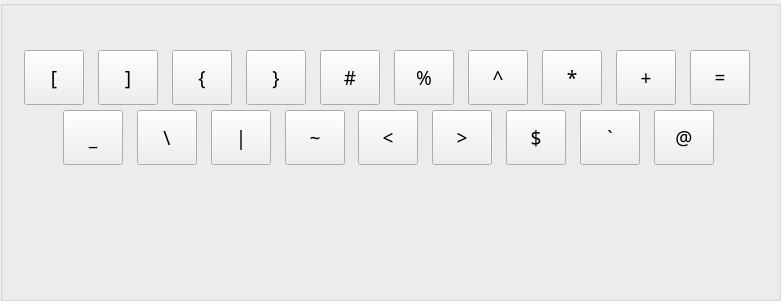
    <widget class="QGroupBox" name="symbol_groupbox">
     <property name="geometry">
      <rect>
       <x>10</x>
       <y>170</y>
       <width>781</width>
       <height>301</height>
      </rect>
     </property>
     <property name="font">
      <font>
       <family>Proxima Nova</family>
       <pointsize>14</pointsize>
      </font>
     </property>
     <property name="title">
      <string/>
     </property>
     <widget class="QPushButton" name="pushButton_111">
      <property name="geometry">
       <rect>
        <x>172</x>
        <y>50</y>
        <width>60</width>
        <height>55</height>
       </rect>
      </property>
      <property name="font">
       <font>
        <family>Proxima Nova</family>
        <pointsize>14</pointsize>
       </font>
      </property>
      <property name="focusPolicy">
       <enum>Qt::NoFocus</enum>
      </property>
      <property name="text">
       <string>{</string>
      </property>
     </widget>
     <widget class="QPushButton" name="pushButton_112">
      <property name="geometry">
       <rect>
        <x>616</x>
        <y>50</y>
        <width>60</width>
        <height>55</height>
       </rect>
      </property>
      <property name="font">
       <font>
        <family>Proxima Nova</family>
        <pointsize>14</pointsize>
       </font>
      </property>
      <property name="focusPolicy">
       <enum>Qt::NoFocus</enum>
      </property>
      <property name="text">
       <string>+</string>
      </property>
     </widget>
     <widget class="QPushButton" name="pushButton_113">
      <property name="geometry">
       <rect>
        <x>246</x>
        <y>50</y>
        <width>60</width>
        <height>55</height>
       </rect>
      </property>
      <property name="font">
       <font>
        <family>Proxima Nova</family>
        <pointsize>14</pointsize>
       </font>
      </property>
      <property name="focusPolicy">
       <enum>Qt::NoFocus</enum>
      </property>
      <property name="text">
       <string>}</string>
      </property>
     </widget>
     <widget class="QPushButton" name="pushButton_114">
      <property name="geometry">
       <rect>
        <x>690</x>
        <y>50</y>
        <width>60</width>
        <height>55</height>
       </rect>
      </property>
      <property name="font">
       <font>
        <family>Proxima Nova</family>
        <pointsize>14</pointsize>
       </font>
      </property>
      <property name="focusPolicy">
       <enum>Qt::NoFocus</enum>
      </property>
      <property name="text">
       <string>=</string>
      </property>
     </widget>
     <widget class="QPushButton" name="pushButton_115">
      <property name="geometry">
       <rect>
        <x>506</x>
        <y>110</y>
        <width>60</width>
        <height>55</height>
       </rect>
      </property>
      <property name="font">
       <font>
        <family>Proxima Nova</family>
        <pointsize>14</pointsize>
       </font>
      </property>
      <property name="focusPolicy">
       <enum>Qt::NoFocus</enum>
      </property>
      <property name="text">
       <string>$</string>
      </property>
     </widget>
     <widget class="QPushButton" name="pushButton_118">
      <property name="geometry">
       <rect>
        <x>394</x>
        <y>50</y>
        <width>60</width>
        <height>55</height>
       </rect>
      </property>
      <property name="font">
       <font>
        <family>Proxima Nova</family>
        <pointsize>14</pointsize>
       </font>
      </property>
      <property name="focusPolicy">
       <enum>Qt::NoFocus</enum>
      </property>
      <property name="text">
       <string>%</string>
      </property>
     </widget>
     <widget class="QPushButton" name="pushButton_119">
      <property name="geometry">
       <rect>
        <x>98</x>
        <y>50</y>
        <width>60</width>
        <height>55</height>
       </rect>
      </property>
      <property name="font">
       <font>
        <family>Proxima Nova</family>
        <pointsize>14</pointsize>
       </font>
      </property>
      <property name="focusPolicy">
       <enum>Qt::NoFocus</enum>
      </property>
      <property name="text">
       <string>]</string>
      </property>
     </widget>
     <widget class="QPushButton" name="pushButton_120">
      <property name="geometry">
       <rect>
        <x>358</x>
        <y>110</y>
        <width>60</width>
        <height>55</height>
       </rect>
      </property>
      <property name="font">
       <font>
        <family>Proxima Nova</family>
        <pointsize>14</pointsize>
       </font>
      </property>
      <property name="focusPolicy">
       <enum>Qt::NoFocus</enum>
      </property>
      <property name="text">
       <string>&lt;</string>
      </property>
     </widget>
     <widget class="QPushButton" name="pushButton_121">
      <property name="geometry">
       <rect>
        <x>211</x>
        <y>110</y>
        <width>60</width>
        <height>55</height>
       </rect>
      </property>
      <property name="font">
       <font>
        <family>Proxima Nova</family>
        <pointsize>14</pointsize>
       </font>
      </property>
      <property name="focusPolicy">
       <enum>Qt::NoFocus</enum>
      </property>
      <property name="text">
       <string>|</string>
      </property>
     </widget>
     <widget class="QPushButton" name="pushButton_122">
      <property name="geometry">
       <rect>
        <x>468</x>
        <y>50</y>
        <width>60</width>
        <height>55</height>
       </rect>
      </property>
      <property name="font">
       <font>
        <family>Proxima Nova</family>
        <pointsize>14</pointsize>
       </font>
      </property>
      <property name="focusPolicy">
       <enum>Qt::NoFocus</enum>
      </property>
      <property name="text">
       <string>^</string>
      </property>
     </widget>
     <widget class="QPushButton" name="pushButton_126">
      <property name="geometry">
       <rect>
        <x>285</x>
        <y>110</y>
        <width>60</width>
        <height>55</height>
       </rect>
      </property>
      <property name="font">
       <font>
        <family>Proxima Nova</family>
        <pointsize>14</pointsize>
       </font>
      </property>
      <property name="focusPolicy">
       <enum>Qt::NoFocus</enum>
      </property>
      <property name="text">
       <string>~</string>
      </property>
     </widget>
     <widget class="QPushButton" name="pushButton_127">
      <property name="geometry">
       <rect>
        <x>137</x>
        <y>110</y>
        <width>60</width>
        <height>55</height>
       </rect>
      </property>
      <property name="font">
       <font>
        <family>Proxima Nova</family>
        <pointsize>14</pointsize>
       </font>
      </property>
      <property name="focusPolicy">
       <enum>Qt::NoFocus</enum>
      </property>
      <property name="text">
       <string>\</string>
      </property>
     </widget>
     <widget class="QPushButton" name="pushButton_128">
      <property name="geometry">
       <rect>
        <x>63</x>
        <y>110</y>
        <width>60</width>
        <height>55</height>
       </rect>
      </property>
      <property name="font">
       <font>
        <family>Proxima Nova</family>
        <pointsize>14</pointsize>
       </font>
      </property>
      <property name="focusPolicy">
       <enum>Qt::NoFocus</enum>
      </property>
      <property name="text">
       <string>_</string>
      </property>
     </widget>
     <widget class="QPushButton" name="pushButton_129">
      <property name="geometry">
       <rect>
        <x>320</x>
        <y>50</y>
        <width>60</width>
        <height>55</height>
       </rect>
      </property>
      <property name="font">
       <font>
        <family>Proxima Nova</family>
        <pointsize>14</pointsize>
       </font>
      </property>
      <property name="focusPolicy">
       <enum>Qt::NoFocus</enum>
      </property>
      <property name="text">
       <string>#</string>
      </property>
     </widget>
     <widget class="QPushButton" name="pushButton_130">
      <property name="geometry">
       <rect>
        <x>542</x>
        <y>50</y>
        <width>60</width>
        <height>55</height>
       </rect>
      </property>
      <property name="font">
       <font>
        <family>Proxima Nova</family>
        <pointsize>14</pointsize>
       </font>
      </property>
      <property name="focusPolicy">
       <enum>Qt::NoFocus</enum>
      </property>
      <property name="text">
       <string>*</string>
      </property>
     </widget>
     <widget class="QPushButton" name="pushButton_131">
      <property name="geometry">
       <rect>
        <x>654</x>
        <y>110</y>
        <width>60</width>
        <height>55</height>
       </rect>
      </property>
      <property name="font">
       <font>
        <family>Proxima Nova</family>
        <pointsize>14</pointsize>
       </font>
      </property>
      <property name="focusPolicy">
       <enum>Qt::NoFocus</enum>
      </property>
      <property name="text">
       <string>@</string>
      </property>
     </widget>
     <widget class="QPushButton" name="pushButton_132">
      <property name="geometry">
       <rect>
        <x>432</x>
        <y>110</y>
        <width>60</width>
        <height>55</height>
       </rect>
      </property>
      <property name="font">
       <font>
        <family>Proxima Nova</family>
        <pointsize>14</pointsize>
       </font>
      </property>
      <property name="focusPolicy">
       <enum>Qt::NoFocus</enum>
      </property>
      <property name="text">
       <string>&gt;</string>
      </property>
     </widget>
     <widget class="QPushButton" name="pushButton_133">
      <property name="geometry">
       <rect>
        <x>24</x>
        <y>50</y>
        <width>60</width>
        <height>55</height>
       </rect>
      </property>
      <property name="font">
       <font>
        <family>Proxima Nova</family>
        <pointsize>14</pointsize>
       </font>
      </property>
      <property name="focusPolicy">
       <enum>Qt::NoFocus</enum>
      </property>
      <property name="text">
       <string>[</string>
      </property>
     </widget>
     <widget class="QPushButton" name="pushButton_134">
      <property name="geometry">
       <rect>
        <x>580</x>
        <y>110</y>
        <width>60</width>
        <height>55</height>
       </rect>
      </property>
      <property name="font">
       <font>
        <family>Proxima Nova</family>
        <pointsize>14</pointsize>
       </font>
      </property>
      <property name="focusPolicy">
       <enum>Qt::NoFocus</enum>
      </property>
      <property name="text">
       <string>`</string>
      </property>
     </widget>
    </widget>
